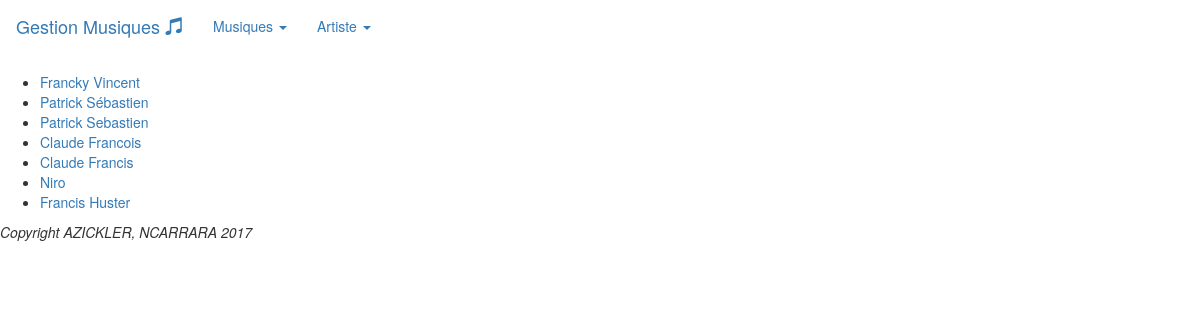
/musiques/listeartiste/, run on an earlier commit of the app's database.
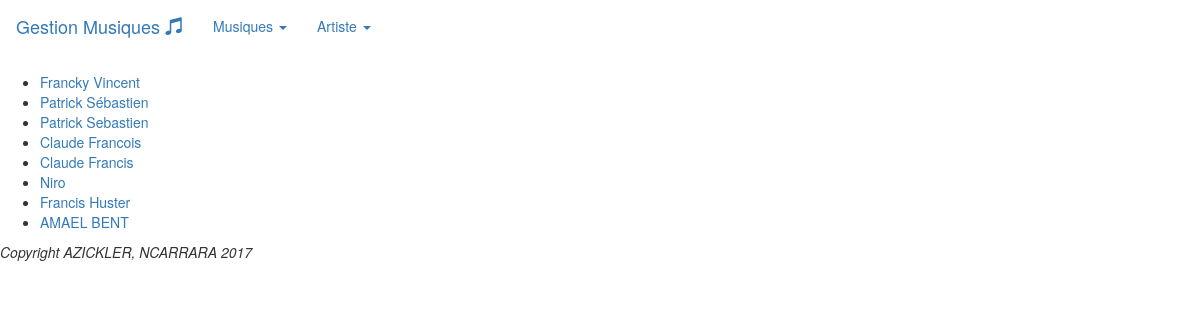
And on a later commit of the database.
### musiques/models.py (models this page shows, shortened)
class Artiste(models.Model):
    nom = models.CharField(max_length=64)

### musiques/views.py (the view)
class ArtisteListView(ListView):
    model = Artiste

### musiques/templates/musiques/artiste_list.html
{% extends 'musiques/baseModele.html' %}
    {% block contenu %}
    <ul>
    {% for artiste in object_list %}
        <li><a href=" {% url 'musiques:artiste-detail' pk=artiste.id %}">{{ artiste.nom }}</a></li>
    {% endfor %}
    </ul>
{% endblock %}

What changed in the data, as far as the page shows it:
added Artiste: nom "AMAEL BENT"
